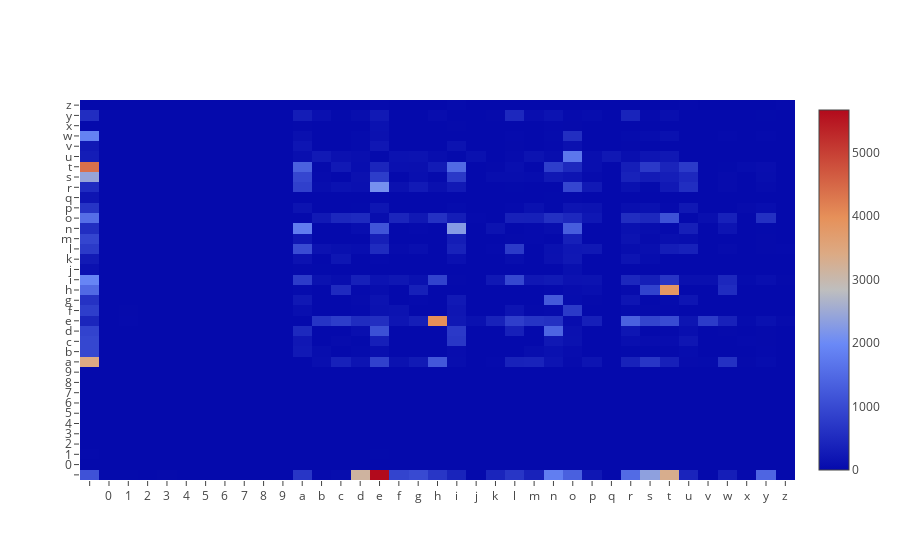

The notebook cell saved with this chart:
### Markdown cell above
# Character wise plot(BiGrams for character)

### Code cell
following = nltk.ConditionalFreqDist(nltk.bigrams(data))
follow = pd.DataFrame.from_dict(following)
follow = follow.fillna(value=0,axis = 1)
mat = follow.as_matrix()
trace = go.Heatmap(z = mat, x = list(follow.index) ,y = follow.columns)
layout = go.Layout(yaxis=dict(autotick=False))
figure = go.Figure(data=[trace], layout=layout)
plot.iplot(figure)

### Figure 1 — Plotly figure (JSON) as saved in the notebook; plotly's stock layout.template omitted (floating-point values rounded to 4 significant figures; data arrays with more than 128 entries replaced by an {"elided": "..."} marker saying what was removed)
{"data": [{"type": "heatmap", "x": [" ", "0", "1", "2", "3", "4", "5", "6", "7", "8", "9", "a", "b", "c", "d", "e", "f", "g", "h", "i", "j", "k", "l", "m", "n", "o", "p", "q", "r", "s", "t", "u", "v", "w", "x", "y", "z"], "y": [" ", "0", "1", "2", "3", "4", "5", "6", "7", "8", "9", "a", "b", "c", "d", "e", "f", "g", "h", "i", "j", "k", "l", "m", "n", "o", "p", "q", "r", "s", "t", "u", "v", "w", "x", "y", "z"], "z": {"elided": "37x37 int values"}}], "layout": {"yaxis": {"autotick": false}}}
